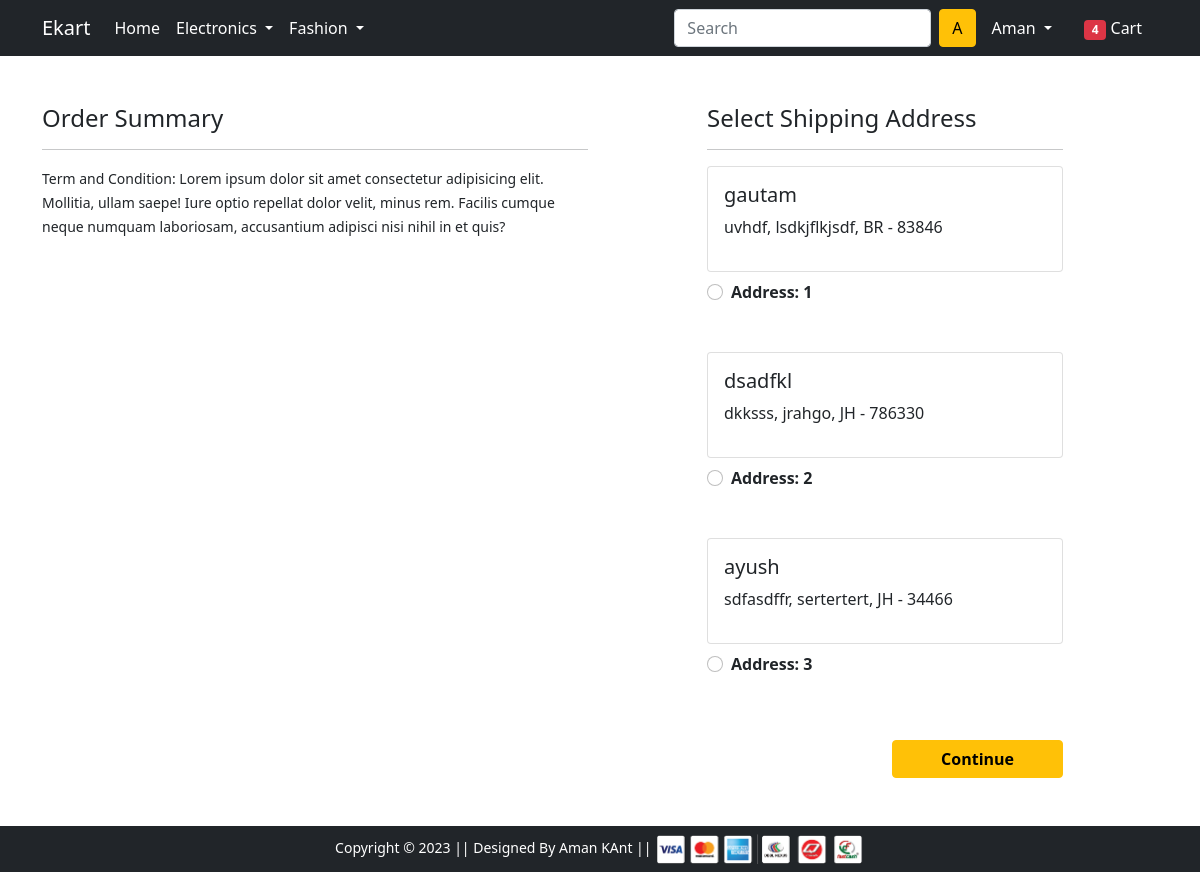
Screenshot of /checkout/ (signed in) with the database file from the repository.
### app/models.py (models this page shows)
class Customer(models.Model):
    user=models.ForeignKey(User, on_delete=models.CASCADE)
    name = models.CharField(max_length=300)
    locality = models.CharField(max_length=300)
    city = models.CharField(max_length=300)
    zipcode = models.IntegerField()
    state = models.CharField(choices= STATE_CHOICES,max_length=50)
    def __str__(self):
        return str(self.id)

### app/views.py (the view)
# urls.py: path('checkout/', views.checkout, name='checkout'),
def checkout(request):
 user = request.user
 address = Customer.objects.filter(user=user)
 print(address)
 cartitem = Cart.objects.filter(user=user)
 return render(request, 'app/checkout.html',{'address':address ,'cartitem':cartitem})

### app/templates/app/checkout.html (shortened to what this page needs)
{% extends 'app/base.html' %}
{% load static %}
{% block main-content %}
<div class="container">
 <div class="row mt-5">
  <div class="col-sm-6">
    <h4>Order Summary</h4>
    <hr>
    <small>Term and Condition: Lorem ipsum dolor sit amet consectetur adipisicing elit. Mollitia, ullam saepe! Iure optio repellat dolor velit, minus rem. Facilis cumque neque numquam laboriosam, accusantium adipisci nisi nihil in et quis?</small>
  </div>
  <div class="col-sm-4 offset-sm-1">
    <h4>Select Shipping Address</h4>
    <hr>
    <form action="/orders/"  method='POST'>
      {% for ad in address %}
      <div class="card">
        <div class="card-body">
        <h5>{{ad.name}}</h5>
        <p>{{ad.locality}}, {{ad.city}}, {{ad.state}} - {{ad.zipcode}}</p>
        </div>
      </div>
        <div class="form-check mt-2 mb-5">
          <input class="form-check-input" type="radio" value="{{ad.id}}" name="address" id="custid{{forloop.counter}}">
          <label class="form-check-label fw-bold" for="address">
            Address: {{forloop.counter}} </label>
        </div>
        {%endfor%}
        <div class="text-end">
          <button type="submit" class="btn btn-warning mt-3 px-5 fw-bold">Continue</button>
        </div>
      </form>
    </div>
  </div>
</div>
{% endblock main-content %}

### app/templates/app/base.html (shortened to what this page needs)
<!doctype html>
{% load static %}
<html lang="en">
  <head>
    <link href="https://cdn.jsdelivr.net/npm/bootstrap@5.0.0-beta1/dist/css/bootstrap.min.css" rel="stylesheet">
    <link rel="stylesheet" href="{% static 'app/css/owl.carousel.min.css' %}">
    <link rel="stylesheet" href="{% static 'app/css/all.min.css' %}">
    <link rel="stylesheet" href="{% static 'app/css/style.css' %}">
  </head>
  <body>
    <nav class="navbar navbar-expand-lg navbar-dark bg-dark">
     <div class="container">
       <a class="navbar-brand" href="/">Ekart</a>
       <div class="collapse navbar-collapse" id="navbarSupportedContent">
         <ul class="navbar-nav me-auto mb-2 mb-lg-0">
           <li class="nav-item">
             <a class="nav-link active" aria-current="page" href="/">Home</a>
           </li>
           <li class="nav-item dropdown">
             <a class="nav-link dropdown-toggle text-white" href="#" id="electronicsDropdown" role="button" data-bs-toggle="dropdown" aria-expanded="false">
               Electronics
             </a>
           </li>
           <li class="nav-item dropdown">
             <a class="nav-link dropdown-toggle text-white" href="#" id="fashionDropdown" role="button" data-bs-toggle="dropdown" aria-expanded="false">
               Fashion
             </a>
           </li>
         </ul>
         <form class="d-flex">
           <input class="form-control me-2" type="search" placeholder="Search" aria-label="Search">
           <button class="btn btn-warning" type="submit">A</button>
         </form>
         <div>
          <ul class="navbar-nav me-auto mb-2 mb-lg-0">
            {% if request.user.is_authenticated %}
           <li class="nav-item dropdown mx-2">
              <a class="nav-link dropdown-toggle text-white" href="#" id="profileDropdown" role="button" data-bs-toggle="dropdown" aria-expanded="false">
                {{request.user.username|capfirst}}
              </a>
            </li>
            <li class="nav-item mx-2">
             <a href="{% url 'cart' %}" class="nav-link text-white"><span class="badge bg-danger">4</span> Cart </a>
            </li>
            {% endif %}
          </ul>
         </div>
       </div>
     </div>
    </nav>
    {% block main-content %} {% endblock main-content %}
    <footer class="container-fluid bg-dark text-center p-2 mt-5">
        <small class="text-white">Copyright &copy; 2023 || Designed By Aman KAnt || </small>
        <img src="{% static 'app/images/payment.png' %}" alt="" srcset="" class=" " height="30px">
    </footer>
  </body>
</html>

### rows the page displays
Customer: name "gautam", locality "uvhdf", city "lsdkjflkjsdf", state "BR", zipcode "83846"
Customer: name "dsadfkl", locality "dkksss", city "jrahgo", state "JH", zipcode "786330"
Customer: name "ayush", locality "sdfasdffr", city "sertertert", state "JH", zipcode "34466"

### other values shown
{{ request.user.username|capfirst }} "Aman"
